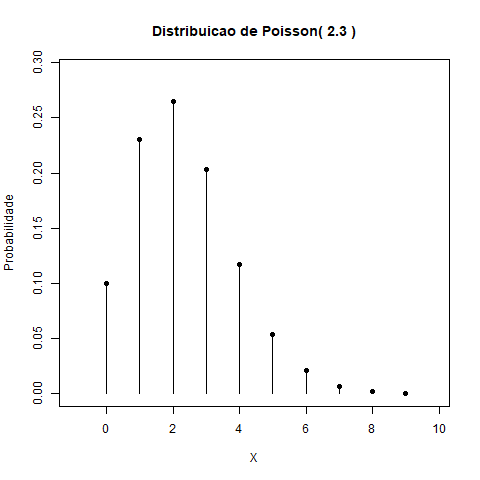

Source code (R):
sink("exemplo03_Poisson.txt")
lambda <- 2.3
m <- lambda
dp <- sqrt(lambda)
X <- 0:(m+5*dp)
cat("X ~ Poisson(lambda =", lambda,")\n")
cat("Media de X =",m,"\n")
cat("Desvio-padrao de X =",dp,"\n\n")
probs <- dpois(x=X,lambda=lambda)
probsacum <- ppois(q=X,lambda=lambda)
print(tbl <- round(data.frame(X,probs,probsacum),6))
cat("\nP(X=0) + P(X=1) + ... + P(X=10) =",sum(probs),"\n")
# lower.tail: logical; if TRUE (default), probabilities are P[X <= x], 
#                      otherwise, P[X > x]
px01 <- ppois(q=1,lambda=lambda,lower.tail=TRUE)
cat("P(X=0) + P(X=1) =", px01, "\n")
px23inf <- ppois(q=1,lambda=lambda,lower.tail=FALSE)
cat("P(X=2) + P(X=3) + ... =", px23inf, "\n")
sink()
png("exemplo03_Poisson.png")
plot(X,probs,type="h",
     xlim=c(-1,(m+5*dp)),ylim=c(0,1.1*max(probs)), 
     main=paste("Distribuicao de Poisson(",lambda,")"),
     lwd=1,col="black",ylab="Probabilidade")
points(X,probs,pch=16,cex=1,col="black")
dev.off()